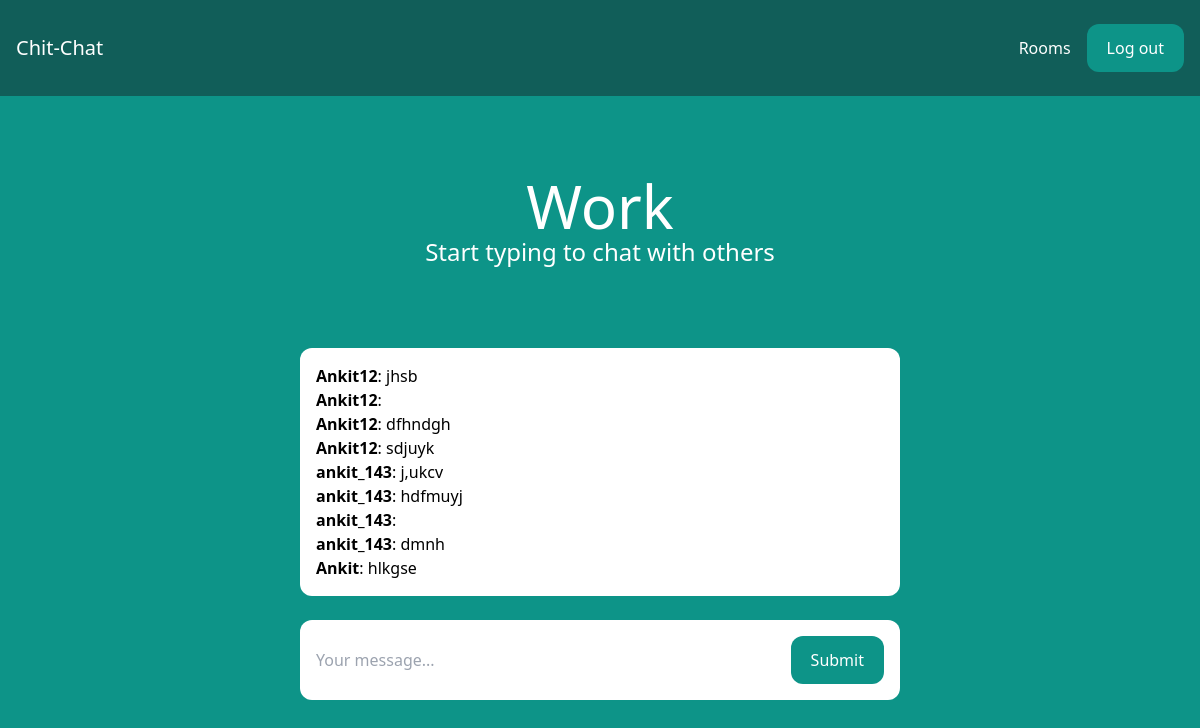
Page /rooms/work/ (signed in) on the earlier database version.
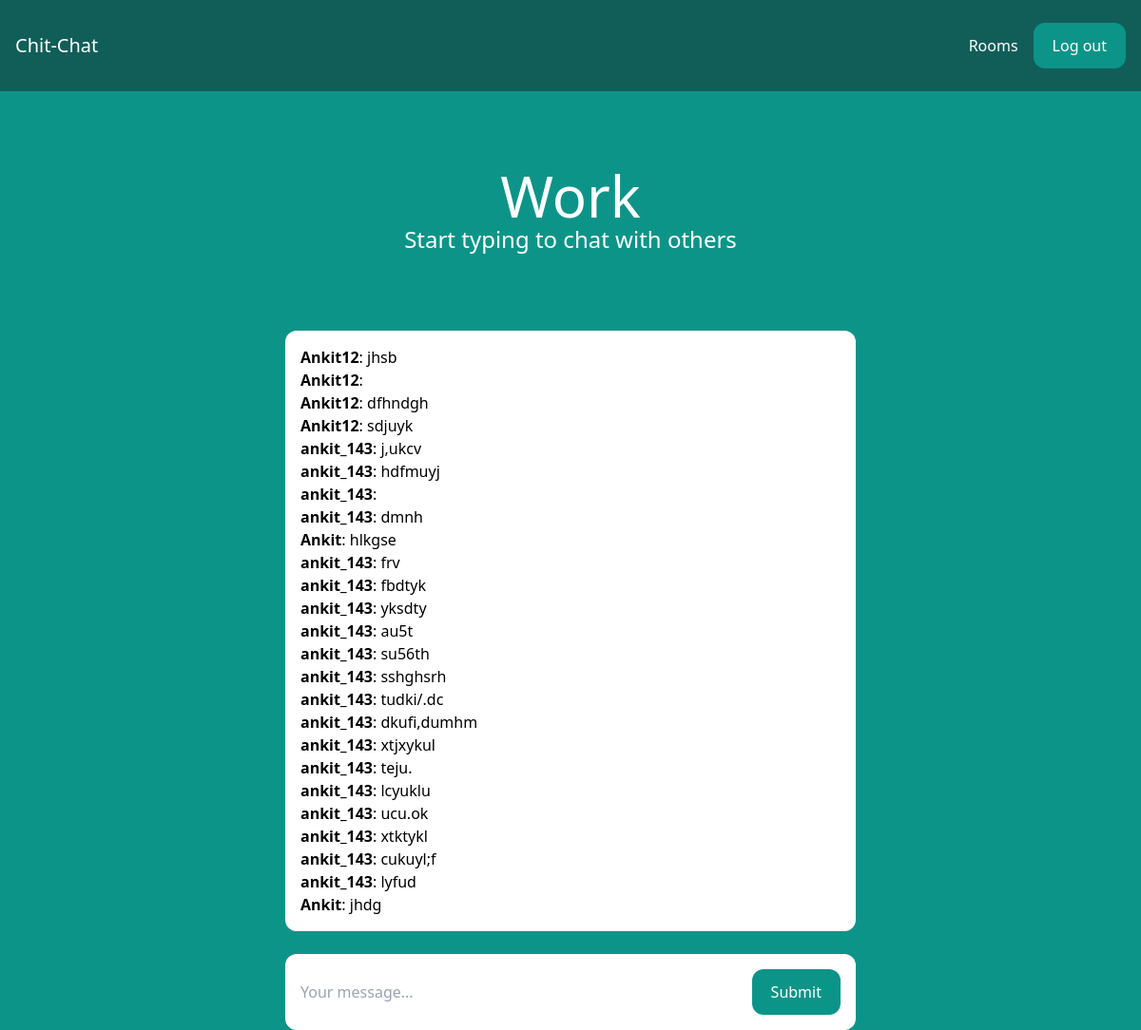
Same page on the later database version.
### room/models.py (models this page shows)
class Room(models.Model):
    name = models.CharField(max_length=255)
    slug = models.SlugField(unique=True)

class Message(models.Model):
    room = models.ForeignKey(Room, related_name='messages', on_delete=models.CASCADE)
    user = models.ForeignKey(User, related_name='messages', on_delete=models.CASCADE)
    content = models.TextField()
    date_added = models.DateTimeField(auto_now_add=True)
    class Meta:
        ordering = ('date_added',)

### room/views.py (the view)
# urls.py: path('rooms/', include('room.urls')),
@login_required
def room(request, slug):
    room = Room.objects.get(slug=slug)
    messages = Message.objects.filter(room=room)[0:25]
    return render(request, 'room/room.html', {'room': room, 'messages': messages})

### room/templates/room/room.html (shortened to what this page needs)
{% extends 'core/base.html' %} {% block title %}{{ room.name }} | {% endblock %} {% block content %}
<div class="p-10 lg:p-20 text-center">
    <h1 class="text-3xl lg:text-6xl text-white">{{ room.name }}</h1>
    <h5 class="text-1xl lg:text-2xl text-white">{{ 'Start typing to chat with others' }}</h5>
</div>
<div class="lg:w-2/4 mx-4 lg:mx-auto p-4 bg-white rounded-xl">
    <div class="chat-messages space-y-3" id="chat-messages">
        {% for m in messages %}<b>{{ m.user.username }}</b>: {{ m.content }}<br>{% endfor %}
    </div>
</div>
<div class="lg:w-2/4 mt-6 mx-4 lg:mx-auto p-4 bg-white rounded-xl">
    <form method="post" action="." class="flex">
        <input type="text" name="content" class="flex-1 mr-3" placeholder="Your message..." id="chat-message-input">
        <button class="px-5 py-3 rounded-xl text-white bg-teal-600 hover:bg-teal-700" id="chat-message-submit">Submit</button>
    </form>
</div>
{% endblock %}

### core/templates/core/base.html (shortened to what this page needs)
<!DOCTYPE html>
<html>
<head>
    <script src="https://cdn.tailwindcss.com"></script>
</head>
<body class="bg-teal-600">
    <nav class="flex items-center justify-between px-4 py-6 bg-teal-800">
        <div>
            <a href="/" class="text-xl text-white">Chit-Chat</a>
        </div>
        <div class="flex items-center space-x-4">
            {% if request.user.is_authenticated %}
            <a href="/rooms/" class="text-white hover:text-gray-200">Rooms</a>
            <a href="/logout/" class="px-5 py-3 rounded-xl text-white bg-teal-600 hover:bg-teal-700">Log out</a> {% else %} {% load socialaccount %}
            <a href="/signup/" class="px-5 py-3 rounded-xl text-white bg-teal-600 hover:bg-teal-700">Sign up</a> {% endif %}
        </div>
    </nav>
    {% block content %} {% endblock %} {% block scripts %} {% endblock %}
</body>
</html>

Differences in the rows shown:
added Message: user.username "ankit_143", content "frv"
added Message: user.username "ankit_143", content "fbdtyk"
added Message: user.username "ankit_143", content "yksdty"
added Message: user.username "ankit_143", content "au5t"
added Message: user.username "ankit_143", content "su56th"
added Message: user.username "ankit_143", content "sshghsrh"
added Message: user.username "ankit_143", content "tudki/.dc"
added Message: user.username "ankit_143", content "dkufi,dumhm"
added Message: user.username "ankit_143", content "xtjxykul"
added Message: user.username "ankit_143", content "teju."
added Message: user.username "ankit_143", content "lcyuklu"
added Message: user.username "ankit_143", content "ucu.ok"
added Message: user.username "ankit_143", content "xtktykl"
added Message: user.username "ankit_143", content "cukuyl;f"
added Message: user.username "ankit_143", content "lyfud"
added Message: user.username "Ankit", content "jhdg"
